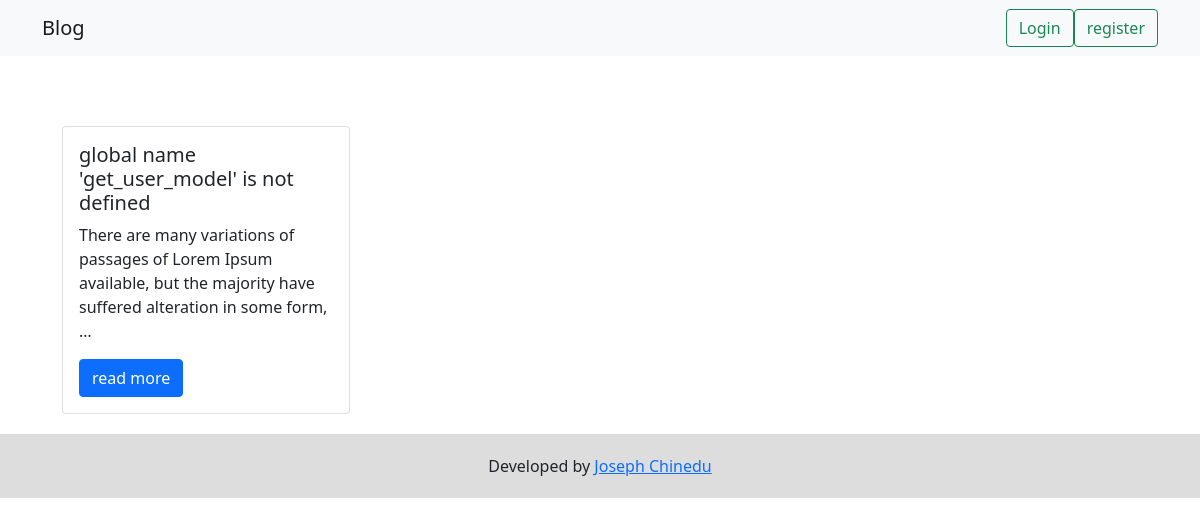
The page / on the database its author committed.
### main/models.py (models this page shows, shortened)
class Post(models.Model):
    title = models.CharField(max_length=300)
    author = models.ForeignKey('auth.User',on_delete=models.CASCADE,)
    body = models.TextField()

### main/views.py (the view)
# urls.py: path('', homePageView.as_view(), name='home')
class homePageView(ListView):
    model = Post
    template_name = 'index.html'

### main/templates/index.html (shortened to what this page needs)
{% extends 'base.html' %}
{% block content %}
<div class="container">
    <div class="row" style="padding: 20px; margin-top: 50px;">
        {% for post in object_list %}
        <div class="col-md-6">
            <div class="card" style="width: 18rem;">
                <div class="card-body">
                    <h5 class="card-title">{{ post.title }}</h5>
                    <p class="card-text">{{ post.body|truncatewords:19 }}</p>
                    <a href="{% url 'detail' post.id %}" class="btn btn-primary">read more</a>
                </div>
            </div>
        </div>
        {% endfor %}
    </div>
</div>
{% endblock content %}

### rows shown on the page
Post: title "global name 'get_user_model' is not defined", body "There are many variations of passages of Lorem Ipsum available, but the majority have suffered alteration in some form, …"
